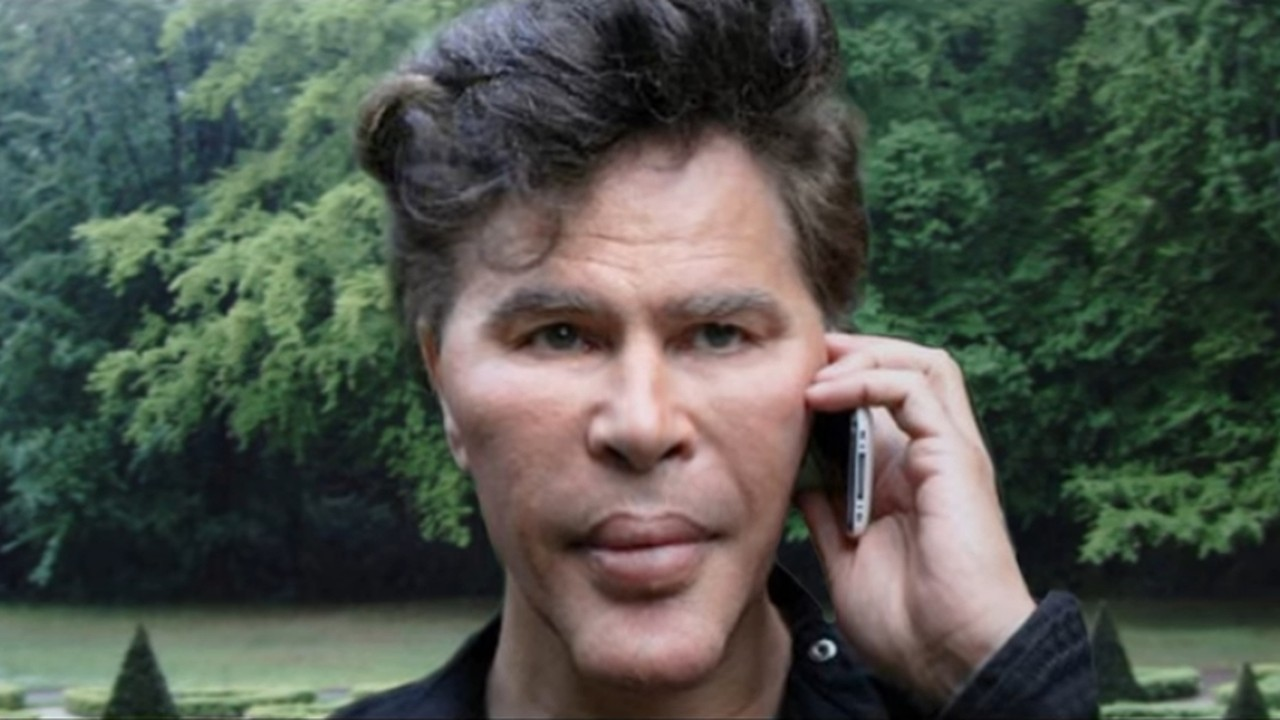
#> input picture assets/thumbnail.jpg, 1280 x 720 px
$ python -i shorts.py   (imports and definitions only)
#> lines starting #> are read from the running program, lines starting #| are printed output that depends on the picture
#!/usr/bin/env python3
"""Schneidet aus dem fertigen Tagesvideo-Material ein YouTube-Short pro
##-Story des Berichts (9:16, maximal ~3 Minuten) und laedt sie einzeln hoch.

Hintergrund (Brainstorm 20.08.2026, Prio 2): 43 von 54 Views kommen ueber
die YouTube-Suche, aber Suchanfragen zu einzelnen Storys/Tickern treffen
auf ein 10-Minuten-Tagesvideo statt auf das passende Segment. Ein Short je
Story mit story-spezifischem Titel und Tags gibt jeder Story einen eigenen
Suchtreffer; das Tagesvideo bleibt unveraendert das Hauptprodukt.

Eigenstaendiger Pipeline-Schritt (eigene Failure-Domain), aufgerufen in
video.sh NACH dem Hauptvideo - ein Fehler hier darf weder die uebrigen
Shorts noch den Cron-Lauf kippen (try/except je Story, Exit-Code 0, solange
das Skript selbst lief).

Es wird NICHT neu vertont: die Tonspur ist ein Ausschnitt aus
video/<datum>/audio_en.mp3, geschnitten an den Wort-Zeitstempeln der
Kapitelgrenzen (audio_en.worte.json; Ersatzweise aus untertitel_en.srt
rekonstruiert). Die Blockfolge kommt ueber video_report.drehbuch_bauen() -
exakt derselbe Codepfad wie beim Hauptvideo, damit die Schnittgrenzen zur
Tonspur passen. Ein Aehnlichkeits-Guard (Wortstrom gegen Blocktexte)
verhindert Schnitte auf einer Tonspur, die nicht zum aktuellen Bericht
gehoert (z. B. Bericht abends regeneriert, Audio vom Morgenlauf).

Bild: eigenes, schlichtes 1080x1920-Layout (Titel oben, Stichworte gross
und progressiv ueber die Anker-Zeitstempel aus folien.json eingeblendet,
Kennzahl-Karte falls vorhanden). Dahinter liegt ueber die ganze Laufzeit
das Kapitel-Motiv des Hauptvideos (arbeit/motive/, Zuordnung ueber
vr.MotivWahl - Story i traegt dasselbe Motiv wie Kapitel i), formatfuellend
zugeschnitten und per Scrim abgedunkelt; ohne freigegebene Bilder rendert
das Short wie bisher auf dem Farbtheme. Farb- und Schrift-Vokabular kommt
aus design_tokens.py und thumbnail.py, die Shorts-UI-Zonen (untere ~420 px,
rechte ~190 px) bleiben frei.

Marker extrakte/<datum>/shorts_en.json haelt die hochgeladenen Storys fest
(inkrementell nach jedem Upload geschrieben); ein Wiederanlauf ueberspringt
sie. Wie video_en.json wird der Marker nicht von hier aus committet - der
naechste Report-Lauf nimmt ihn mit.
"""
from __future__ import annotations

import argparse
import difflib
import json
import re
import subprocess
from dataclasses import dataclass
from datetime import date
from pathlib import Path

from PIL import Image, ImageDraw, ImageFont

import design_tokens
import thumbnail
import video_report as vr
import youtube_auth

# ----------------------------------------------------------- Auswahl/Kappung

MAX_DAUER = 175.0   # laengere Storys ueberspringen (Shorts-Limit 3 min)
MIN_DAUER = 20.0    # kuerzere ebenso (kein Substanz-Short)
VORLAUF = 0.20      # Sekunden Ton vor dem ersten Wort der Ueberschrift
NACHLAUF = 0.50     # Sekunden Ton nach dem letzten Wort der Story
FADE = 0.15         # Sekunden Ein-/Ausblende an den Schnittkanten
BETT_DB = -22.0     # Musikbett so viel leiser als die Sprache (falls vorhanden)
AEHNLICHKEIT_MIN = 0.90  # Wortstrom muss so gut zum Bericht passen

# ----------------------------------------------------------- Layout 1080x1920

B, H = 1080, 1920
RAND = 72                 # linker/rechter Grundrand
# Shorts-UI-Schutzzonen: unten legt YouTube Titel/Kanal/Beschreibung ueber
# das Bild, rechts die Like/Kommentar-Spalte - dort steht kein eigener Text.
SAFE_UNTEN = 420
SAFE_RECHTS = 190
INHALT_B = B - RAND - SAFE_RECHTS   # nutzbare Textbreite

GRUND = design_tokens.NEUTRAL[9]
AKZENT = design_tokens.AKZENT[6]
HELL = design_tokens.WEISS
GRAU = design_tokens.NEUTRAL[3]
ALT = design_tokens.NEUTRAL[2]
KARTE_BG = design_tokens.NEUTRAL[8]

KOPF_Y = 96
# Serientitel "BIZ-NEWS" (C5, 22.08.2026) - Begruendung in szenen.BUG_TEXT.
# Die YouTube-Metadaten (Beschreibung "4chan /biz/", #4chan-Tags) ziehen
# bewusst NICHT mit: ueber #4chan wird gesucht, das ist eine getrennt zu
# entscheidende Reichweitenfrage.
KOPF_TEXT = "BIZ-NEWS"
TITEL_Y = 250
TITEL_FONT = 84
TITEL_ZEILE = 98
KICKER_FONT = 34
PUNKT_FONT = 46
PUNKT_ZEILE = 58
PUNKT_LUECKE = 30
PUNKT_QUADRAT = 14
PUNKT_EINZUG = 34
KARTE_HOEHE = 250
KARTE_UNTEN = H - SAFE_UNTEN - 40   # Unterkante der Kennzahl-Karte
MIN_STAND = 0.35    # Sekunden; naeher liegende Einblendungen werden geschoben

FFMPEG = "ffmpeg"


# ----------------------------------------------------------- Wortstrom laden

_SRT_ZEIT = re.compile(
    r"(\d{2}):(\d{2}):(\d{2})[,.](\d{3})\s*-->\s*"
    r"(\d{2}):(\d{2}):(\d{2})[,.](\d{3})")


def _s(h: str, m: str, s: str, ms: str) -> float:
    return int(h) * 3600 + int(m) * 60 + int(s) + int(ms) / 1000


# [61 lines left out: functions srt_worte, worte_laden, text_aehnlichkeit, not called in this run]


# ----------------------------------------------------------- Story-Segmente

@dataclass
class Story:
    nr: int                    # Abschnittsindex (je ##-Ueberschrift einer)
    bloecke: list[vr.Block]    # Ueberschrift + zugehoerige Berichtsbloecke
    worte: list[vr.Wort]       # deren Wort-Zeitfenster, flach

    @property
    def start(self) -> float:
        return self.worte[0].start

    @property
    def ende(self) -> float:
        return self.worte[-1].end


# [29 lines left out: functions story_grenzen, _phrase_suchen, not called in this run]


# Rahmen-Saetze, an denen die letzte Story endet: Schluss-Beat, Outro-Satz
# und Zahlenblock-Kopf (aktuelle wie fruehere Formulierung - die Tonspur des
# Tages kann von einem aelteren Codestand stammen als der Bericht).
# Gesucht wird die FRUEHESTE Fundstelle ueber alle Eintraege, die Reihenfolge
# hier spielt also keine Rolle.
#
# Der Schluss-Beat (21.08.2026) steht ZWISCHEN letzter Story und Outro. Ohne
# seinen Anfang in dieser Liste liefe das letzte Short bis zum Outro weiter
# und haette das Board-Zitat des Tages plus die Cliffhanger-Frage als
# fremdes Anhaengsel am Ende. Vom Zitat-Rahmen taugt nur der feste Teil vor
# dem Zitat selbst als Suchphrase.
# [9 lines that did not run here, left out]


# [40 lines left out: function stories_finden, not called in this run]


# ----------------------------------------------------------- Metadaten

_TICKER = re.compile(r"\(([A-Z]{2,5})\)")


# [27 lines left out: functions ticker_finden, short_titel, story_hashtag, not called in this run]


SHORT_SERIEN_TAGS = ["4chan", "biz", "finance"]


# [62 lines left out: functions short_tags, tagesvideo_url, short_beschreibung, not called in this run]


# ----------------------------------------------------------- Motiv-Hintergrund

SCRIM = 0.60        # Anteil GRUND-Farbe ueber dem ganzen Motiv
SCRIM_OBEN = 0.40   # zusaetzliche Abdunkelung am oberen Rand (Titel/Stichworte)
SCRIM_BODEN = 1250  # bis hier klingt der Zusatz-Scrim linear auf 0 ab


# [35 lines left out: function story_motive, not called in this run]


def hintergrund_bauen(motiv: Path) -> Image.Image | None:
    """Formatfuellender 1080x1920-Hintergrund aus dem Kapitel-Motiv:
    leicht skalierter Center-Crop plus Scrim (GRUND-Abdunkelung), damit
    Titel, Stichworte und Kennzahl-Karte lesbar bleiben. None, wenn das
    Motiv nicht lesbar ist (dann Farbtheme wie bisher)."""
#> called with motiv = 'assets/thumbnail.jpg'
    try:
        with Image.open(motiv) as roh:
#> roh is the input picture: PIL image 1280x720 RGB; mean R, G, B 79.2, 85.2, 76.3
            bild = roh.convert("RGB")
    except (OSError, ValueError) as e:
        print(f"Motiv {motiv.name} nicht lesbar ({e}) - Farbtheme")
        return None
    faktor = max(B / bild.width, H / bild.height)
#> faktor = 2.67
    bild = bild.resize((max(B, round(bild.width * faktor)),
                        max(H, round(bild.height * faktor))),
                       Image.Resampling.LANCZOS)
    x = (bild.width - B) // 2
#> x = 1166
    y = (bild.height - H) // 2
#> y = 0
    bild = bild.crop((x, y, x + B, y + H))
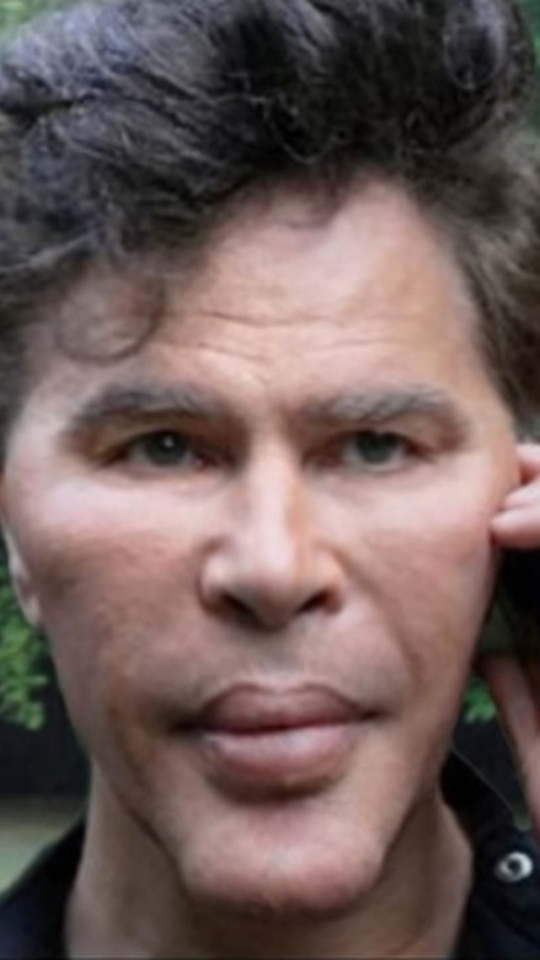
#> bild: PIL image 1080x1920 RGB (shown at 1/2 size); mean R, G, B 109.1, 91.5, 88.4
    grund = Image.new("RGB", (B, H), GRUND)
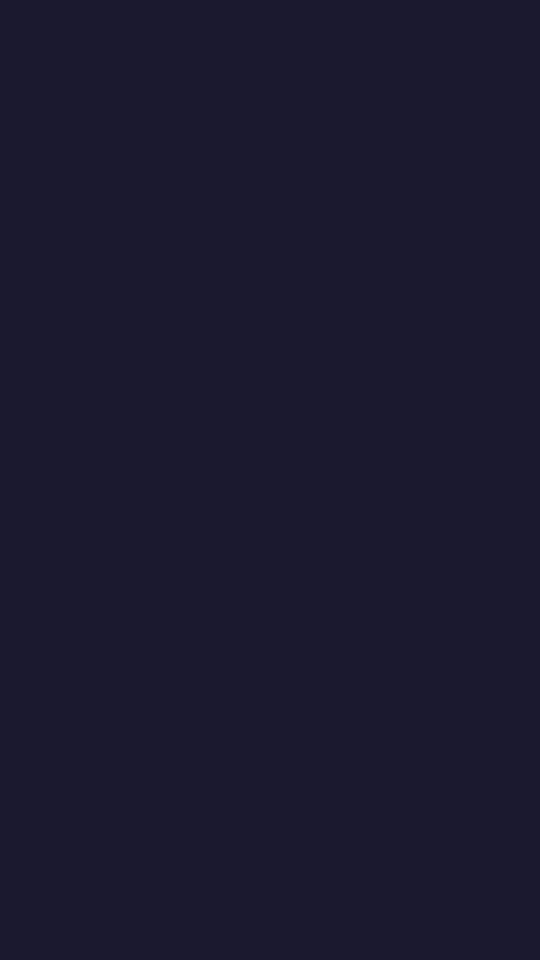
#> grund: PIL image 1080x1920 RGB (shown at 1/2 size); mean R, G, B 26, 26, 46
    bild = Image.blend(bild, grund, SCRIM)
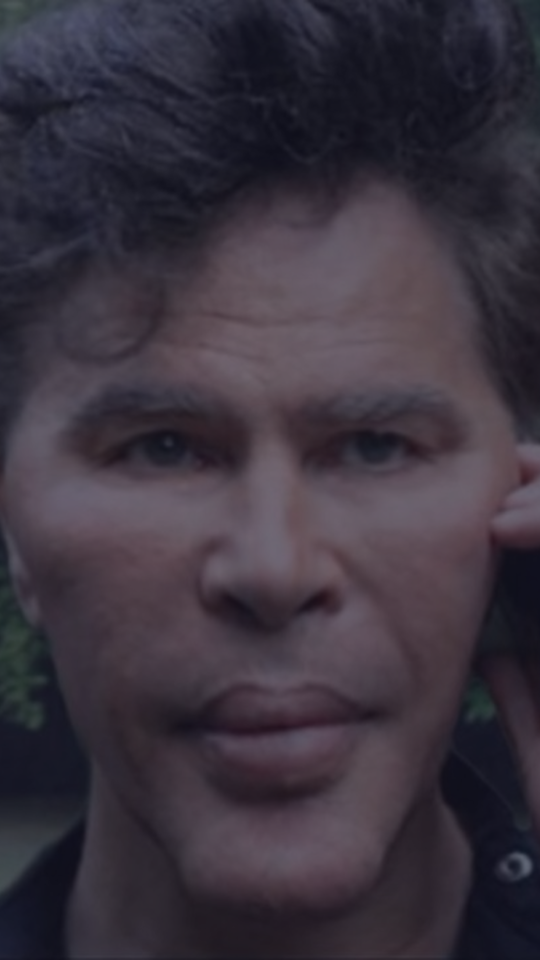
#> bild: PIL image 1080x1920 RGB (shown at 1/2 size); mean R, G, B 58.8, 51.8, 62.5
    # Die Titel-/Stichwort-Zone oben braucht mehr Deckung als der Rest:
    # helle Motivpartien (weisse Meme-Flaechen) fressen sonst die gedimmten
    # grauen Stichworte. Linear abklingender Zusatz-Scrim statt mehr
    # Uniform-Scrim, damit das Motiv in der unteren Haelfte sichtbar bleibt.
    verlauf = Image.new("L", (1, H))
    verlauf.putdata([
        round(255 * SCRIM_OBEN * max(0.0, 1.0 - zeile / SCRIM_BODEN))
        for zeile in range(H)])
    bild.paste(grund, (0, 0), verlauf.resize((B, H)))
    return bild


# ----------------------------------------------------------- Bildaufbau

# [14 lines left out: function _wrap, not called in this run]


@dataclass
class Einblendung:
    zeit: float          # Sekunden relativ zum Short-Anfang
    stichworte: int      # so viele Stichworte sind sichtbar
    karte: bool          # Kennzahl-Karte sichtbar


# [183 lines left out: functions einblendungen, _karte_zeichnen, frame_bauen, _lauf, audio_schneiden, video_bauen and 1 more, not called in this run]


def marker_schreiben(pfad: Path, eintraege: list[dict]) -> None:
    pfad.write_text(json.dumps(eintraege, indent=2, ensure_ascii=False),
                    encoding="utf-8")


# ----------------------------------------------------------- Hauptablauf

# [153 lines left out: functions short_rendern, main, not called in this run]


# [2 lines not run here, left out]

>>> result = hintergrund_bauen('assets/thumbnail.jpg')
